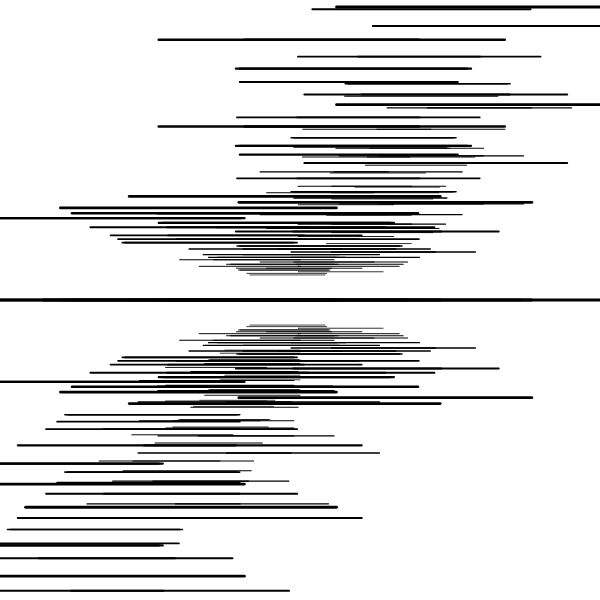
Frame 1 (no input)
Frame 60 (no input): identical to frame 1, image omitted
Frame 120 (the mouse pressed at the canvas centre since frame 60): identical to frame 1, image omitted

The p5.js sketch that drew this single still picture (run headless with seeded random() and noise() and a simulated clock; from frame 60 on, the mouse is pressed at the canvas centre):

// p5.js sketch
// ── sketch.js

// Point = P, Rectangle = R, line = F, Line*4 = D
// You can play around with length, angle, strokeweight, colors,...

let premise = 'F';
  let rules = {
    F: '>>Ff++F[FFfFFfF]',
    
  }
let bigRule;


let length = 70;
let angle = 90;

function setup() {
  createCanvas(600, 600);
  angleMode(DEGREES);
  bigRule = resolveRules(premise, rules, 2);
  print(bigRule);
  
}

function draw() {
  background('white');
  stroke('black');
  strokeWeight(2);
  noFill();
  //fill('black');
  translate(width / 2, height / 2);
  rotate(-90);
  scale(0.3);

  drawShape(bigRule);
   // angle += 1;
  // length += 0.1;
}

function resolveRules(startRule, rules, depth) {
  let endRule = '';
  for (let currentLetter of startRule) {
    if (currentLetter in rules) {
      endRule += rules[currentLetter];
    } else {
      endRule += currentLetter;
    }
  }
  if (depth >= 1) {
    endRule = resolveRules(endRule, rules, depth - 1);
  }
  return endRule;
}


function drawShape(rule)  {
  for (let c of rule) {
    if (c === 'F') {
      line(0, 0, 0, length*3);
      translate(length, 0);
    } else if (c === 'R') {
      rect(0, 0, length, length*5);
      translate(length*3, length/8);
    } else if (c === 'P') {
      point(0, 0);
      translate(length/2, 0);
    } else if (c === 'D') {
      line(0, 0, length * 4, 0);
      translate(length, 0);
    } else if (c === 'f') {
      translate(0, length, 0);
    } else if (c === '+') {
      rotate(angle);
    } else if (c === '-') {
      rotate(-angle);
    } else if (c === '[') {
      push();
    } else if (c === ']') {
      pop();
    } else if (c === '>') {
      scale(1.03);
    } else if (c === '<') {
      scale(0.8);
   
    }
  }
}
